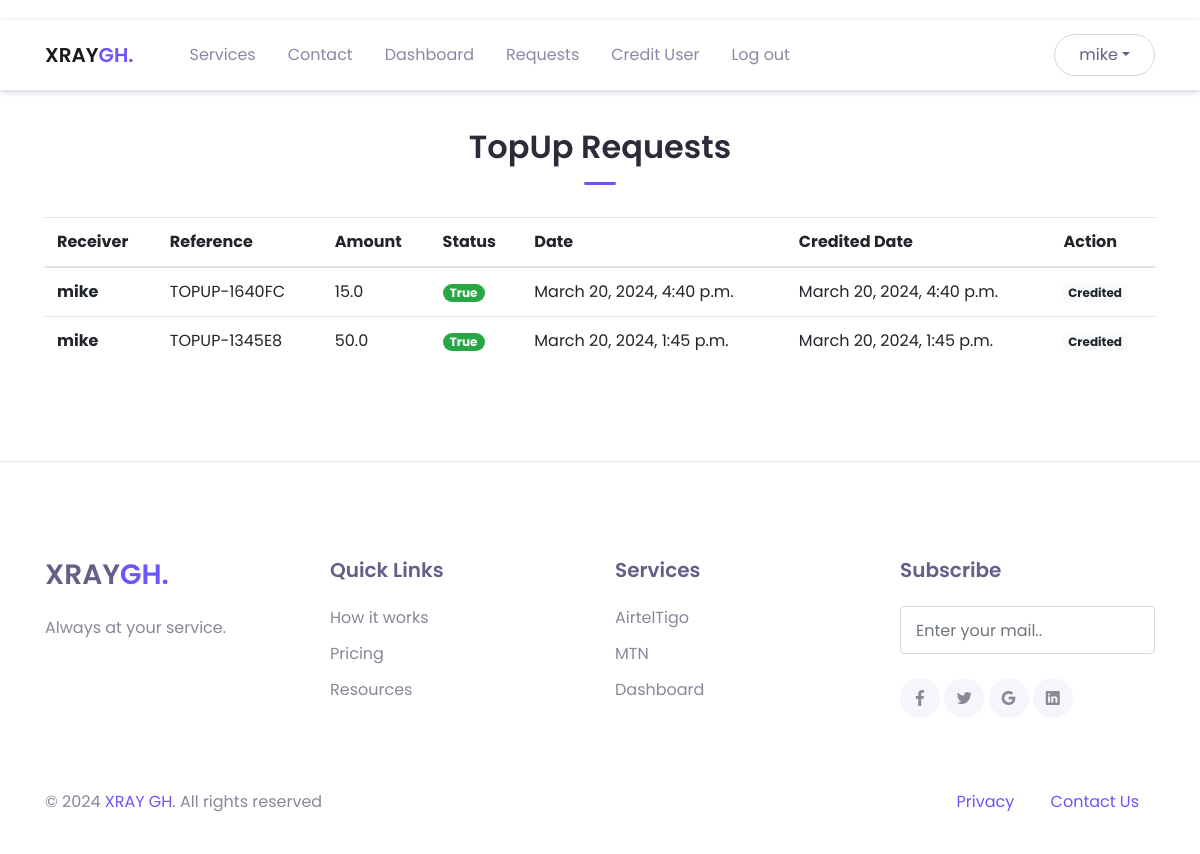
The app's page /elevated/topup-list (signed in) with its own data.
### intel_app/models.py (models this page shows)
class CustomUser(AbstractUser):
    first_name = models.CharField(max_length=100, null=False, blank=False)
    last_name = models.CharField(max_length=100, null=False, blank=False)
    username = models.CharField(max_length=100, null=False, blank=False, unique=True)
    email = models.EmailField(max_length=250, null=False, blank=False)
    phone = models.PositiveIntegerField(null=True, blank=True)
    wallet = models.FloatField(null=True, blank=True, default=0.0)
    choices = (
        ("User", "User"),
        ("Agent", "Agent"),
        ("Super Agent", "Super Agent")
    )
    status = models.CharField(max_length=250, null=False, blank=False, choices=choices, default="User")
    password1 = models.CharField(max_length=100, null=False, blank=False)
    password2 = models.CharField(max_length=100, null=False, blank=False)
    def __str__(self):
        return self.username

class TopUpRequestt(models.Model):
    user = models.ForeignKey(CustomUser, on_delete=models.CASCADE)
    reference = models.CharField(max_length=250, null=False, blank=False)
    amount = models.FloatField(blank=False, null=False)
    status = models.BooleanField(default=False, blank=False, null=False)
    date = models.DateTimeField(auto_now_add=True)
    credited_at = models.DateTimeField(auto_now_add=True)

### intel_app/views.py (the view)
# urls.py: path('elevated/topup-list', views.topup_list, name="topup_list"),
def topup_list(request):
    if request.user.is_superuser:
        topup_requests = models.TopUpRequestt.objects.all().order_by('date').reverse()[:200]
        context = {
            'requests': topup_requests,
        }
        return render(request, "layouts/services/topup_list.html", context=context)
    else:
        messages.error(request, "Access Denied")
        return redirect('home')

### intel_app/templates/layouts/services/topup_list.html
{% extends 'base.html' %}
  {% block content %}
  {% include 'inc/header.html' %}
  <header>
    {% include 'inc/header.html' %}
  </header>
  <main>
    <div class="page-section mt-5" id="services">
      <div class="container">
            <div class="text-center">
                <h2 class="title-section">TopUp Requests</h2>
                <div class="divider mx-auto"></div>
            </div>
            <div class="table-responsive">
                <table id="myTable" class="table">
                    <thead>
                    <tr>
                        <th scope="col">Receiver</th>
                        <th scope="col">Reference</th>
                        <th scope="col">Amount</th>
                        <th scope="col">Status</th>
                        <th scope="col">Date</th>
                        <th scope="col">Credited Date</th>
                        <th scope="col">Action</th>
                    </tr>
                    </thead>
                    <tbody>
                    {% for request in requests %}
                        <tr>
                            <th scope="row">{{request.user}}</th>
                            <td>{{request.reference}}</td>
                            <td>{{request.amount}}</td>
                            {% if request.status %}
                            <td><span class="badge badge-pill badge-success me-1">{{request.status}}</span></td>
                            {% else %}
                            <td><span class="badge badge-pill badge-danger me-1">{{request.status}}</span></td>
                            {% endif %}
                            <td>{{request.date}}</td>
                            <td>{{request.credited_at}}</td>
                            {% if request.status %}
                            <td><a disabled="true" href="#" class="disabled badge badge-light">Credited</a></td>
                            {% else %}
                            <td><a href="{% url 'credit' reference=request.reference %}" class="badge badge-success">Credit</a></td>
                            {% endif %}
                        </tr>
                    {% endfor %}
                    </tbody>
                </table>
            </div>
      </div>
  </div>
  </main>
  {% include 'inc/footer.html' %}
{% endblock %}

### intel_app/templates/inc/header.html (shortened to what this page needs)
  <nav class="navbar navbar-expand-lg navbar-light navbar-float">
    <div class="container">
      <a href="{% url 'home' %}" class="navbar-brand">XRAY<span class="text-primary">GH.</span></a>
      <div class="navbar-collapse collapse" id="navbarContent">
        <ul class="navbar-nav ml-lg-4 pt-3 pt-lg-0">
          <li class="nav-item">
            <a href="{% url 'services' %}" class="nav-link">Services</a>
          </li>
          <li class="nav-item">
            <a href="mailto:xraycustomercare@gmail.com" class="nav-link">Contact</a>
          </li>
          {% if request.user.is_authenticated %}
          <li class="nav-item">
            <a href="{% url 'history' %}" class="nav-link">Dashboard</a>
          </li>
          {% if request.user.is_superuser %}
          <li class="nav-item">
            <a href="{% url 'topup_list' %}" class="nav-link">Requests</a>
          </li>
          <li class="nav-item">
            <a href="{% url 'credit_user' %}" class="nav-link">Credit User</a>
          </li>
          {% endif %}
          <li class="nav-item">
            <a href="{% url 'logout' %}" class="nav-link">Log out</a>
          </li>
          {% endif %}
        </ul>
        {% if request.user.is_authenticated %}
        <div class="ml-auto">
          <div class="dropdown">
          <button href="#" class="btn btn-outline rounded-pill dropdown-toggle" data-toggle="dropdown" aria-expanded="false">{{request.user}}</button>
          </div>
        </div>
        {% endif %}
      </div>
    </div>
  </nav>

### intel_app/static/assets/css/theme.css (style rules this page uses)
:root { --primary: #6C55F9; --accent: #FF3D85; --secondary: #645F88; --success: #35bb78; --info: #05B4E1; --warning: #FAC14D; --danger: #FF4943; --grey: #B4B2C5; --dark: #2D2B3A; --light: #F6F5FC; }
body { font-family: "Poppins", sans-serif; line-height: 1.5; color: #2D2B3A; }
a { color: #6C55F9; text-decoration: none; background-color: transparent; }
.text-primary { color: #6C55F9 !important; }
.btn { transition: all .2s ease; }
.btn-outline { border-color: #D7D5E9; color: #645F88; }
.btn { padding: 8px 24px; }
.navbar { min-height: 70px; z-index: 1000; }
.navbar-float { position: absolute; top: 20px; left: 0; width: 100%; background-color: #fff; box-shadow: 0 2px 6px rgba(100, 95, 136, 0.15); z-index: 1070; }
.navbar-brand { font-weight: 600; padding-top: 10px; padding-bottom: 10px; }
.navbar-nav { margin-top: 10px; border-top: 1px solid #e4e7ee; flex-shrink: 0; }
.navbar-nav .nav-link { transition: all .2s ease; }
.navbar-light .navbar-nav .nav-link { color: rgba(100, 95, 136, 0.75); }
@media (min-width: 992px) { .navbar-expand-lg .navbar-nav { margin-top: 0; border-top: none; } }
@media (min-width: 992px) { .navbar-expand-lg .navbar-nav .nav-link { padding-right: 16px; padding-left: 16px; } }
@media (min-width: 992px) { .navbar-expand-lg .navbar-nav { align-items: center; } }
.page-section { position: relative; padding-top: 80px; padding-bottom: 80px; background-color: #fff; overflow: hidden; }
.title-section { max-width: 450px; color: #2D2B3A; font-weight: 600; }
.text-center .title-section { margin-left: auto; margin-right: auto; }
.divider { display: block; margin-top: 16px; margin-bottom: 32px; width: 32px; height: 3px; border-radius: 40px; background-color: #6C55F9; }

### records on screen
CustomUser: user "mike"
TopUpRequestt: user "mike", reference "TOPUP-1640FC", amount "15.0", status "True", date "March 20, 2024, 4:40 p.m.", credited_at "March 20, 2024, 4:40 p.m.", shows "Credited"
TopUpRequestt: user "mike", reference "TOPUP-1345E8", amount "50.0", status "True", date "March 20, 2024, 1:45 p.m.", credited_at "March 20, 2024, 1:45 p.m.", shows "Credited"
